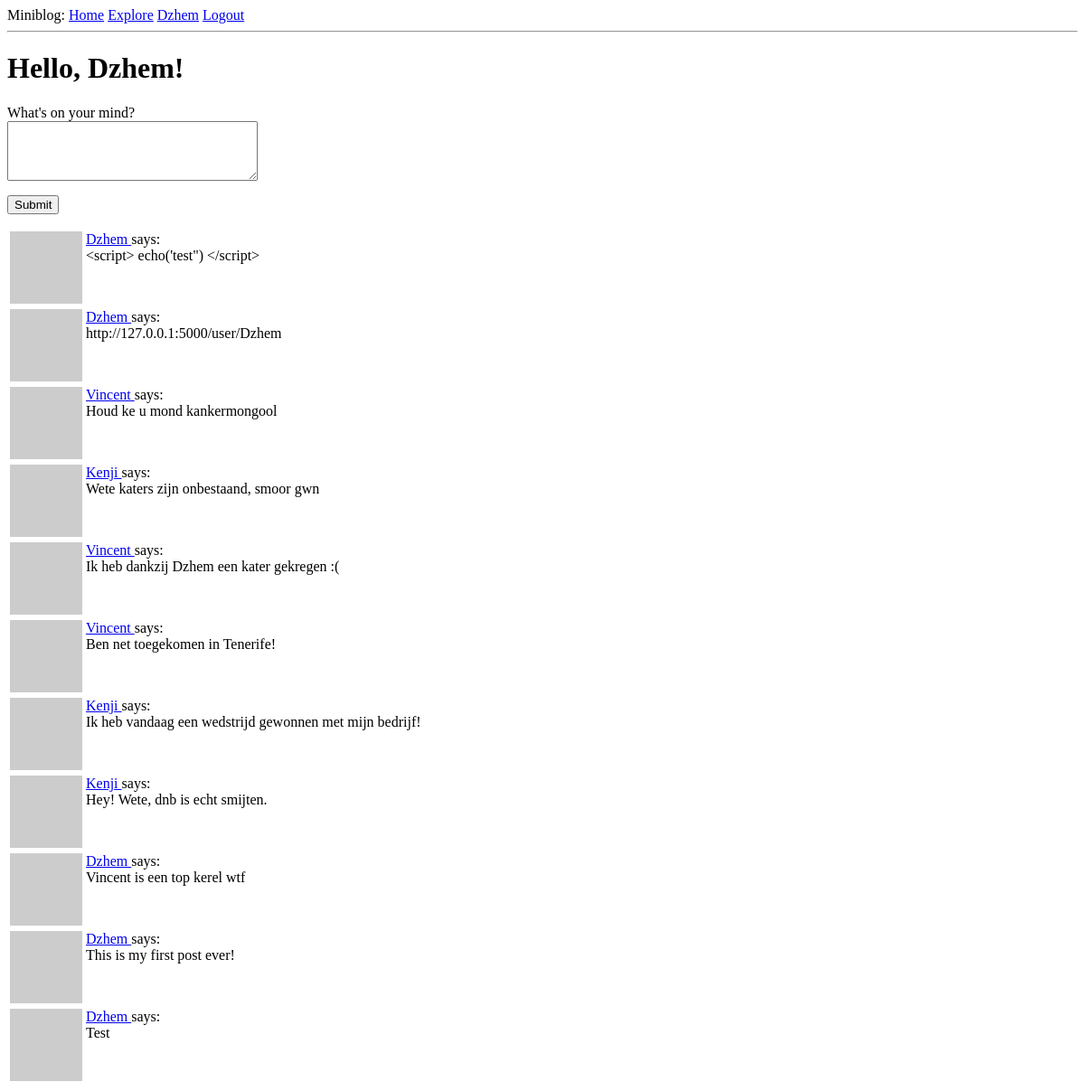
Page /index (signed in) on the earlier database version.
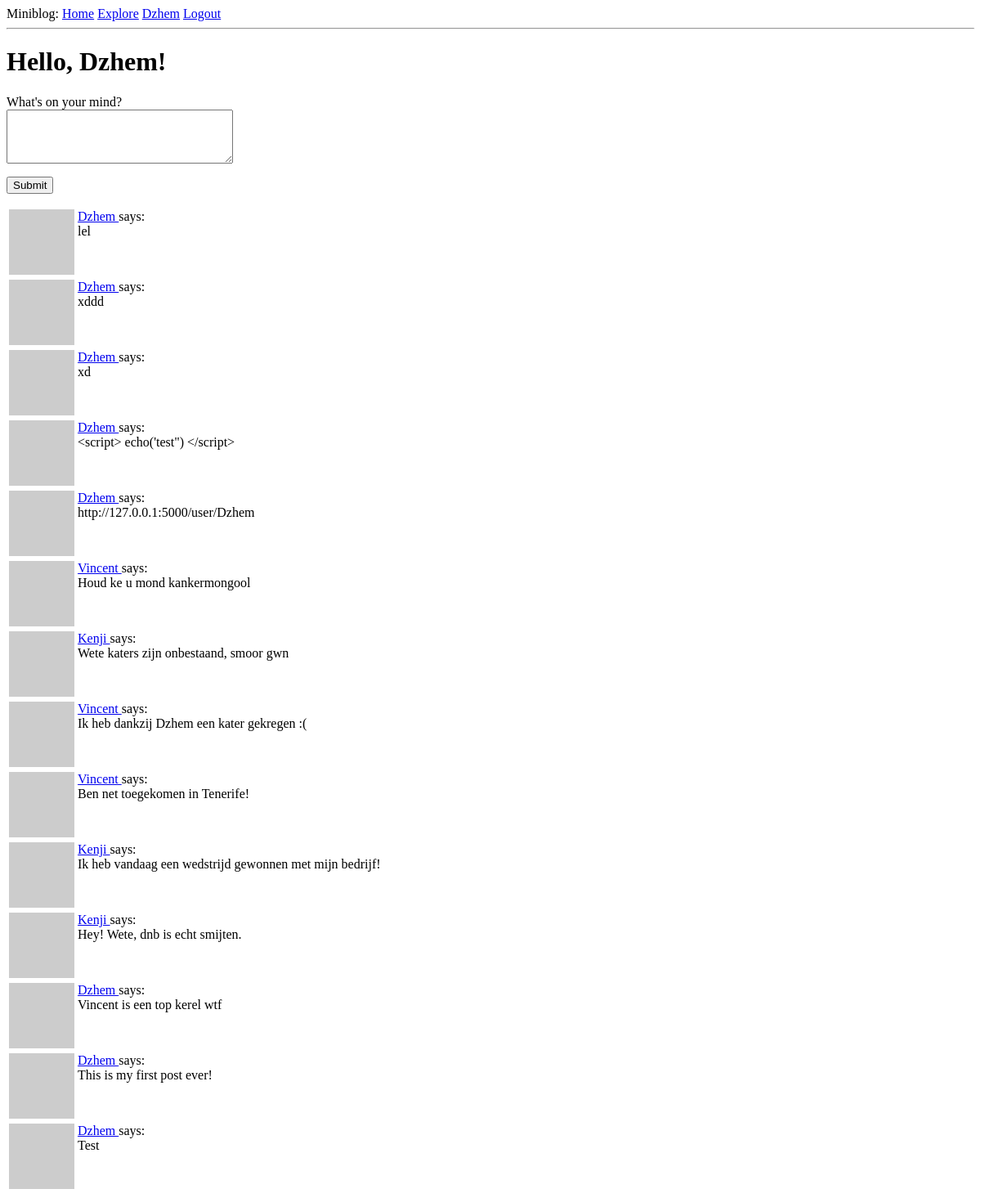
Same page on the later database version.
### app/models.py (models this page shows, shortened)
class User(UserMixin, db.Model):
    id = db.Column(db.Integer, primary_key=True)
    username = db.Column(db.String(64), index=True, unique=True)
    email = db.Column(db.String(120), index=True, unique=True)
    password_hash = db.Column(db.String(128))
    posts = db.relationship('Post', backref='author', lazy='dynamic')
    about_me = db.Column(db.String(140))
    last_seen = db.Column(db.DateTime, default=datetime.utcnow)
    followed = db.relationship('User', secondary=followers,
                               primaryjoin=(followers.c.follower_id == id),
                               secondaryjoin=(followers.c.followed_id == id),
                               backref=db.backref('followers', lazy='dynamic'),
                               lazy='dynamic')
    def avatar(self, size):
        digest = md5(self.email.lower().encode('utf-8')).hexdigest()
        return f'https://www.gravatar.com/avatar/{digest}?d=identicon&s={size}'
    def followed_posts(self):
        followed = Post.query.join(
            followers, followers.c.followed_id == Post.user_id).filter(
                followers.c.follower_id == self.id)
        own = Post.query.filter(
            Post.user_id == self.id)
        return followed.union(own).order_by(Post.timestamp.desc())

class Post(db.Model):
    id = db.Column(db.Integer, primary_key=True)
    body = db.Column(db.String(140))
    timestamp = db.Column(db.DateTime, index=True, default=datetime.utcnow)
    user_id = db.Column(db.Integer, db.ForeignKey('user.id'))

### app/routes.py (the view)
@app.route('/', methods=['GET', 'POST'])
@app.route('/index', methods=['GET', 'POST'])
@login_required
def index():
    form = PostForm()
    if form.validate_on_submit():
        post = Post(body=form.post.data, author=current_user)
        db.session.add(post)
        db.session.commit()
        flash('You have a new post!')
        return redirect(url_for('index'))
    posts = current_user.followed_posts().all()
    return render_template("index.html", title='Home Page', form=form,
                           posts=posts)

### app/forms.py
class PostForm(FlaskForm):
    post = TextAreaField("What's on your mind?",
                         [validators.DataRequired(),
                          validators.Length(min=1, max=140)])
    submit = SubmitField('Submit')

### app/models.py (called while the page is built)
@login.user_loader
def load_user(id):
    return User.query.get(int(id))

### app/routes.py (called while the page is built)
@app.before_request
def before_request():
    if current_user.is_authenticated:
        current_user.last_seen = datetime.utcnow()
        db.session.commit()

### app/templates/index.html (shortened to what this page needs)
<html>
    <head>
    </head>
    <body>
        {% extends "base.html" %}
        {% block content %}
            <h1>Hello, {{ current_user.username }}!</h1>
            {% if form %}
            <form action="" method="post">
                <p>
                    {{ form.post.label }}<br>
                    {{ form.post(cols=32, rows=4) }}<br>
                </p>
                <p>{{ form.submit() }}</p>
            </form>
            {% endif %}
            {% for post in posts %}
                {% include '_post.html' %}
            {% endfor %}
        {% endblock %}

### app/templates/base.html (shortened to what this page needs)
<html>
    <head>
    </head>
    <body>
        <div>
          Miniblog:
          <a href="{{ url_for('index') }}">Home</a>
          {% if current_user.is_anonymous %}
          <a href="{{ url_for('login') }}">Login</a>
          <a href="{{ url_for('register') }}">Sign Up</a>
          {% else %}
          <a href="{{ url_for('explore') }}">Explore</a>
          <a href="{{ url_for('user', username=current_user.username) }}">{{current_user.username}}</a>
          <a href="{{ url_for('logout') }}">Logout</a>
          {% endif %}
        </div>
        <hr>
        {% block content %}{% endblock %}
    </body>
</html>

### app/templates/_post.html
<table>
    <tr valign="top">
        <td><img src="{{ post.author.avatar(36) }}"></td>
        <td>
            <a href="{{ url_for('user', username=post.author.username) }}">
            {{ post.author.username }}
        </a>
        says:<br>{{ post.body }}</td>
    </tr>
</table>

Differences in the rows shown:
added Post: author.username "Dzhem", body "lel"
added Post: author.username "Dzhem", body "xddd"
added Post: author.username "Dzhem", body "xd"
